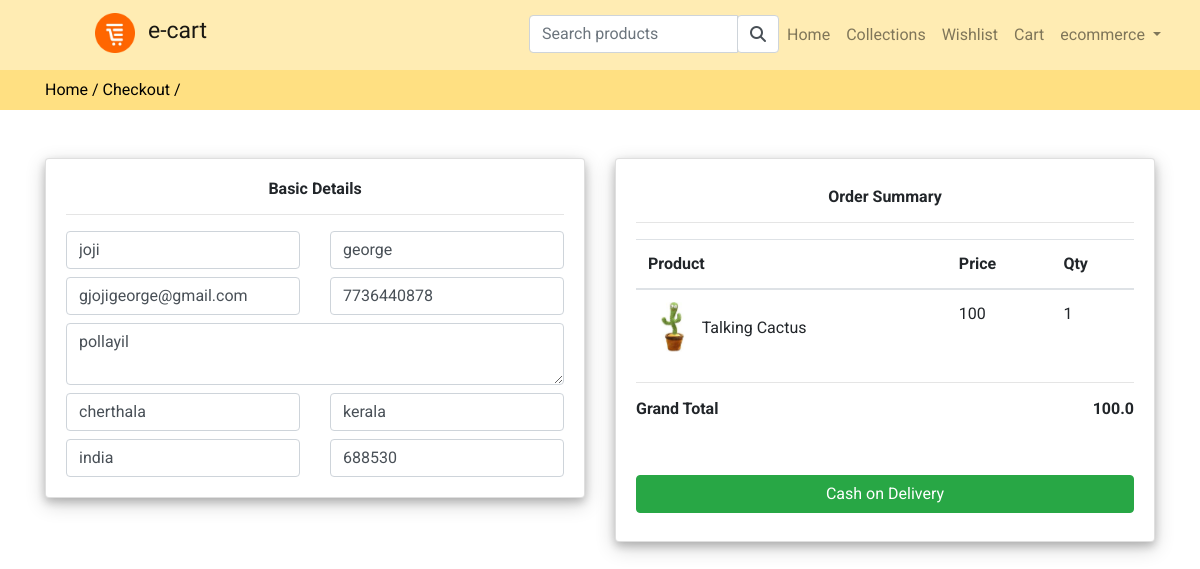
Page /checkout (signed in) on the committed database.
### store/models.py (models this page shows, shortened)
class Profile(models.Model):
    user=models.OneToOneField(User,on_delete=models.CASCADE)
    order = models.ForeignKey(Order,on_delete=models.CASCADE)
    created_at=models.DateTimeField(auto_now_add=True)

class Order(models.Model):
    user = models.ForeignKey(User,on_delete=models.CASCADE)
    fname = models.CharField(max_length=150,null=False,blank=False)
    lname = models.CharField(max_length=150,null=False,blank=False)
    email = models.CharField(max_length=150,null=False,blank=False)
    phone = models.CharField(max_length=150,null=False,blank=False)
    address = models.TextField(null = False)
    city = models.CharField(max_length=150,null=False,blank=False)
    state = models.CharField(max_length=150,null=False,blank=False)
    country = models.CharField(max_length=150,null=False,blank=False)
    pincode = models.CharField(max_length=150,null=False,blank=False)
    total_price = models.FloatField(null = False)
    payment_mode = models.CharField(max_length=150,null=False,blank=False)
    payment_id = models.CharField(max_length=250,null=True)
    orderstatus =(
        ('Pending','Pending'),
        ('Completed','Completed'),
        ('Out For Shipping','Out For Shipping'),
    )
    status = models.CharField(max_length=150,choices=orderstatus,default='Pending')
    message = models.TextField(null = True)
    tracking_no = models.CharField(max_length=250,null=True)
    created_at=models.DateTimeField(auto_now_add=True)
    updated_at=models.DateTimeField(auto_now=True)

class Cart(models.Model):
    user=models.ForeignKey(User,on_delete=models.CASCADE)
    product=models.ForeignKey(Product,on_delete=models.CASCADE)
    product_qty=models.IntegerField(blank=False,null=False)
    created_at=models.DateTimeField(auto_now_add=True)

class Product(models.Model):
    category=models.ForeignKey(Category,on_delete=models.CASCADE)
    slug = models.CharField(max_length=150,null=False,blank=False)
    name = models.CharField(max_length=150,null=False,blank=False)
    product_image=models.ImageField(upload_to=get_file_path,null=True,blank=True)
    small_decription=models.CharField(max_length=150,null=False,blank=False)
    quantity=models.IntegerField(null=False,blank=False)
    decription=models.TextField(max_length=300,null=False,blank=False)
    original_price=models.FloatField(null=False,blank=False)
    selling_price=models.FloatField(null=False,blank=False)
    status=models.BooleanField(default=False,help_text="0-Default, 1-Hidden")
    trending=models.BooleanField(default=False,help_text="0-Default, 1-Trending")
    tag=models.CharField(max_length=150,null=False,blank=False)
    meta_title = models.CharField(max_length=150,null=False,blank=False)
    meta_keywords = models.CharField(max_length=150,null=False,blank=False)
    meta_description =models.TextField(max_length=500,null=False,blank=False)
    created_at=models.DateTimeField(auto_now_add=True)

### store/controller/checkview.py (the view)
# urls.py: path('checkout',checkview.checkoutpage,name='checkout'),
@login_required(login_url='loginpage')
def checkoutpage(request):
    rawcart = Cart.objects.filter(user=request.user)
    for item in rawcart:
        if item.product_qty > item.product.quantity:
            Cart.objects.delete(id=item.id)
    cartitem = Cart.objects.filter(user=request.user)
    total_price=0
    userprofile=Profile.objects.filter(user=request.user).first()
    for i in cartitem:
        total_price = total_price + (i.product.selling_price * i.product_qty)
    context={
        'userprofile':userprofile,
        'cartitem': cartitem,
        'total_price':total_price
    }
    return render(request,"store/checkout/checkoutIndex.html",context)

### store/templates/store/checkout/checkoutIndex.html (shortened to what this page needs)
{% extends 'store/layouts/main.html' %}
{% block content %}
<div class="py-2 topbar">
    <div class="container">
        <a class="" href="{% url 'home' %}">Home /</a>
        <a class="" href="{% url 'checkout' %}">Checkout /</a>
    </div>
</div>
<div class="container mt-5">
    <form action="{% url 'placeorder' %}" method="post">
        <div class="row">
            <div class="col-md-6">
                <div class="card shadow">
                    <div class="card-body">
                        <h6 class="font-weight-bold text-center">Basic Details</h6>
                        <hr>
                        <div class="row ">
                            <div class="col-md-6">
                                <input type="text"  required class="form-control" value="{{userprofile.order.fname}}" name='fname' placeholder="Enter First Name">
                            </div>
                            <div class="col-md-6">
                                <input type="text"  required class="form-control" value="{{userprofile.order.lname}}" name='lname'  placeholder="Enter Last Name">
                            </div>
                            <div class="col-md-6 mt-2">
                                <input type="text"  required class="form-control" value="{{userprofile.order.email}}" name='email'  placeholder="Enter Email">
                            </div>
                            <div class="col-md-6 mt-2">
                                <input type="text"  required class="form-control" value="{{userprofile.order.phone}}" name='phone'  placeholder="Enter Phone">
                            </div>
                            <div class="col-md-12 mt-2">
                                <textarea  required class="form-control"  name='address'  placeholder="Enter Address">{{userprofile.order.address}}</textarea>
                            </div>
                            <div class="col-md-6 mt-2">
                                <input type="text"  required class="form-control" value="{{userprofile.order.city}}" name='city'  placeholder="Enter City">
                            </div>
                            <div class="col-md-6 mt-2">
                                <input type="text"  required class="form-control" value="{{userprofile.order.state}}" name='state'  placeholder="Enter State">
                            </div>
                            <div class="col-md-6 mt-2">
                                <input type="text"  required class="form-control" value="{{userprofile.order.country}}" name='country'  placeholder="Enter Country">
                            </div>
                            <div class="col-md-6 mt-2">
                                <input type="text"   required class="form-control" value="{{userprofile.order.pincode}}" name='pincode'  placeholder="Enter Pincode">
                            </div>
                        </div>
                    </div>
                </div>
            </div>
            <div class="col-md-6 ">
                <div class="card shadow">
                    <div class="card-body mt-2">
                        <h6 class="text-center font-weight-bold">Order Summary</h6>
                        <hr>
                        {% if cartitem %}
                            <table class="table table-bordereds table-stripeds">
                                <thead>
                                    <tr>
                                        <th>Product</th>
                                        <th>Price</th>
                                        <th>Qty</th>
                                    </tr>
                                </thead>
                                <tbody>
                                    {% for item in cartitem %}
                                    <tr>
                                        <td>
                                            <img src="{{ item.product.product_image.url}}" class='me-3'50px width="50px">
                                            {{item.product.name }}
                                        </td>
                                        <td>{{item.product.selling_price|stringformat:'d' }}</td>
                                        <td>{{item.product_qty }}</td>
                                    </tr>
                                    {% endfor %}
                                </tbody>
                            </table>
                            <hr>
                            <h6 class="font-weight-bold">Grand Total
                                <span class="float-right font-weight-bold">{{total_price }}</span>
                            </h6>
                            <button type="submit"class="mt-5 btn btn-success w-100">Cash on Delivery</button>
                            {% else %}
                            <h4>Your cart is empty</h4>
                        {% endif %}
                    </div>
                </div>
            </div>
        </div>
    </form>
</div>
{% endblock content %}

### store/templates/store/inc/navbar.html (shortened to what this page needs)
{% load static %}
<nav class="navbar navbar-expand-lg  navbar-light navbarcolor " >
    <div class="col-sm-4">
      <a class="navbar-brand px-5 ml-3" href="/">
        <div class="logo-image">
              <img  src="{% static 'images/favicon cart.png' %}" width="40" height="40" class="float-start my-auto d-inline-block">
              <label class="ml-2"style=" font-family: 'Lobster Two', cursive; font-size:23px;">e-cart</label>
        </div>
      </a>
   </div>
    <div class=" col-sm-8">
      <div class="collapse navbar-collapse" id="navbarNavAltMarkup">
        <div class="navbar-nav ml-auto">
          <div class="search-bar mx-auto text-center " >
            <form action="{% url 'productsearch' %}"method="POST">
              <div class="input-group float-end">
                <input type="search" required class="form-control  "name='searchbox' placeholder="Search products" id="searchproduct" >
                  <button  type='submit'class="input-group-text  bg-white" ><i class="fa fa-search"> </i></button>
                </div>
            </form>
          </div>
          <a class="nav-item nav-link   {% if request.resolver_match.url_name == 'home' %} active {% endif %} " href="{% url 'home' %}">Home <span class="sr-only">(current)</span></a>
          <a class="nav-item nav-link   {% if request.resolver_match.url_name == 'collections' %} active {% endif %}" href="{% url 'collections' %}">Collections</a>
          <a class="nav-item nav-link   {% if request.resolver_match.url_name == 'wishlist' %} active {% endif %} " href="{% url 'wishlist' %}">Wishlist</a>
          <a class="nav-item nav-link   {% if request.resolver_match.url_name == 'createcart' %} active {% endif %} " href="{% url 'createcart' %}">Cart</a>
          {% if request.user.is_authenticated %}
              <li class="nav-item dropdown">
                <a class="nav-link  dropdown-toggle" href="#" id="navbarDropdownMenuLink" data-toggle="dropdown" aria-haspopup="true" aria-expanded="false">
                  {{request.user}}
                </a>
              </li>
          {% else %}
            <a class="nav-item nav-link " href="{% url 'loginpage' %}">Login</a>
            <a class="nav-item nav-link disabled  " href="{% url 'register' %}">Signup</a>
          {% endif %}
        </div>
      </div>
    </div>
  </nav>

### static/css/custom.css (style rules this page uses)
.shadow { box-shadow: 0 4px 8px 0 rgba(0, 0, 0, 0.2), 0 6px 20px 0 rgba(0, 0, 0, 0.19); }
.navbarcolor { background-color:#ffecb3 ; color:#ff6600; }
.topbar { background: #ffe082; color:#ff6f00; }

### store/templates/store/layouts/main.html (style rules this page uses)
* { font-family: 'Roboto', sans-serif; }
a { text-decoration: none; color: #000; }

### rows in the picture
Profile: fname "joji", lname "george", email "gjojigeorge@gmail.com", phone "7736440878", address "pollayil", city "cherthala", state "kerala", country "india", pincode "688530"
Cart: product.product_image (picture), product.name "Talking Cactus", product.selling_price "100", product_qty "1"

### other values in the picture
{{ request.user }} "ecommerce"
{{ total_price }} "100.0"
